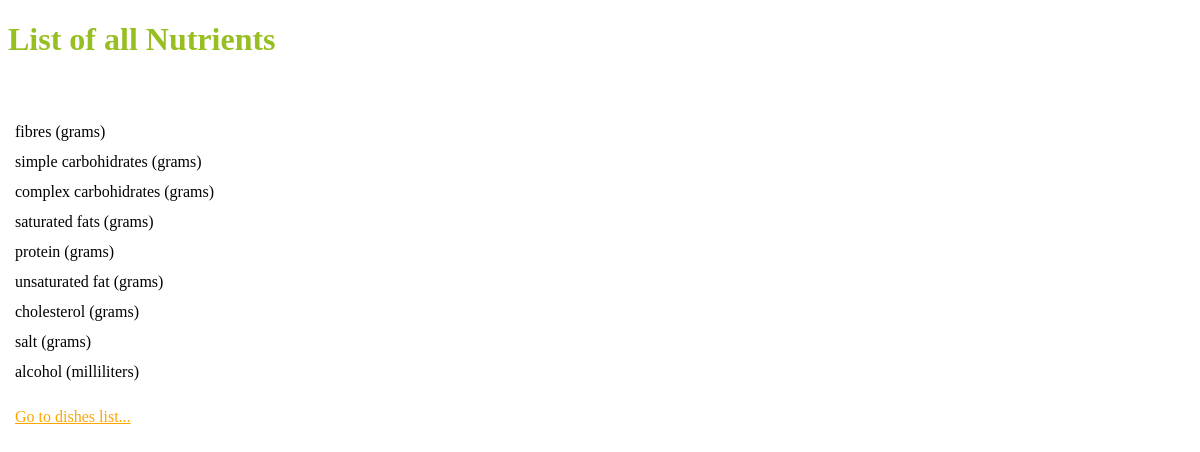
The app's page /dishNutrients.php with its own data.
### tables this page shows
CREATE TABLE IF NOT EXISTS `nutrient` (
  `id` int(11) NOT NULL AUTO_INCREMENT,
  `name` varchar(100) NOT NULL,
  `unit` int(11) NOT NULL,
  `isImportant` tinyint(4) NOT NULL DEFAULT '0',
  PRIMARY KEY (`id`),
  KEY `unit` (`unit`)
);

### Classes/DishNutrient.php (called while the page is built, shortened)
<?php
class DishNutrient {
    private $name;
    private $unit;
    private $quantity;
    public function getName() {
        return $this->name;
    }
    public function getQuantity() {
        return $this->quantity;
    }
    public function getUnit() {
        return $this->unit;
    }
    public function load($id) {
        $sql = "SELECT * FROM nutrient
                WHERE id = {$id}";
        $result = mysql_query($sql);
        $row = mysql_fetch_assoc($result);
        $this->name = $row['name'];
        $this->unit = $row['unit'];
        $this->quantity = null;
        return true;
    }
    public static function getAllNutrients() {
        $sql = "SELECT * FROM nutrient";
        $result = mysql_query($sql);
        $nutrients = array();
        while ($row = mysql_fetch_assoc($result)) {
            $nutrients[$row['id']] = new DishNutrient();
            $nutrients[$row['id']]->load($row['id']);
        }
        return $nutrients;
    }
}
?>

### Classes/HelpClass.php (called while the page is built, shortened)
<?php
class HelpClass {
    public static function getUnits() {
        $sql = "SELECT * FROM unit";
        $result = mysql_query($sql);
        $units = array();
        while ($row = mysql_fetch_assoc($result)) {
            $units[$row['id']] = $row['name'];
        }
        return $units;
    }
}
?>

### dishNutrients.php (the view, shortened to what this page needs)
<?php
include_once('Classes/HelpClass.php');
include_once('Classes/DishNutrient.php');
$units = HelpClass::getUnits();
$dish = null;
if (isset($_GET['dish'])) {
    $dish = new Dish();
    $dish->load($_GET['dish']);
} if ($dish) {
    $nutrients = DishNutrient::getAllByDishId($_GET['dish']);
} else {
    $nutrients = DishNutrient::getAllNutrients();
}
?>
<!DOCTYPE html>
<html>
    <head>
        <link rel="stylesheet" type="text/css" href="css/styles.css">
    </head>
    <body>
        <h1>  <?php echo $dish ? "Nutrients for {$dish->getName()}" : "List of all Nutrients" ?>
        </h1>
        <table>
            <tbody>
                <?php
                if (count($nutrients) > 0) {
                    foreach ($nutrients as $key => $nutrient) {
                        $q = $nutrient->getQuantity();
                        if ($q) {
                            echo "<tr>
                                    <td>{$nutrient->getName()}:
                                    </td>
                                    <td>{$q} {$units[$nutrient->getUnit()]}
                                    </td>
                                  </tr>";
                        } else {
                            echo "<tr>
                                    <td>{$nutrient->getName()} ({$units[$nutrient->getUnit()]})
                                    </td>
                                 </tr>";
                        }
                    }
                }
                ?>
                <tr>
                    <td style="padding-top: 20px;" <?php echo $dish ? "colspan=\"2\"" : ""?>>
                        <a href="dishesList.php" ><?php echo $dish ? "Back" : "Go"?> to dishes list...</a>
                    </td>
                </tr>
            </tbody>
        </table>
    </body>
</html>

### css/styles.css (style rules this page uses)
td { padding:5px; }
a { color: orange; }
h1 { color:#98BF21; }

### records on screen
nutrient: name "fibres", Unit "grams"
nutrient: name "simple carbohidrates", Unit "grams"
nutrient: name "complex carbohidrates", Unit "grams"
nutrient: name "saturated fats", Unit "grams"
nutrient: name "protein", Unit "grams"
nutrient: name "unsaturated fat", Unit "grams"
nutrient: name "cholesterol", Unit "grams"
nutrient: name "salt", Unit "grams"
nutrient: name "alcohol", Unit "milliliters"
